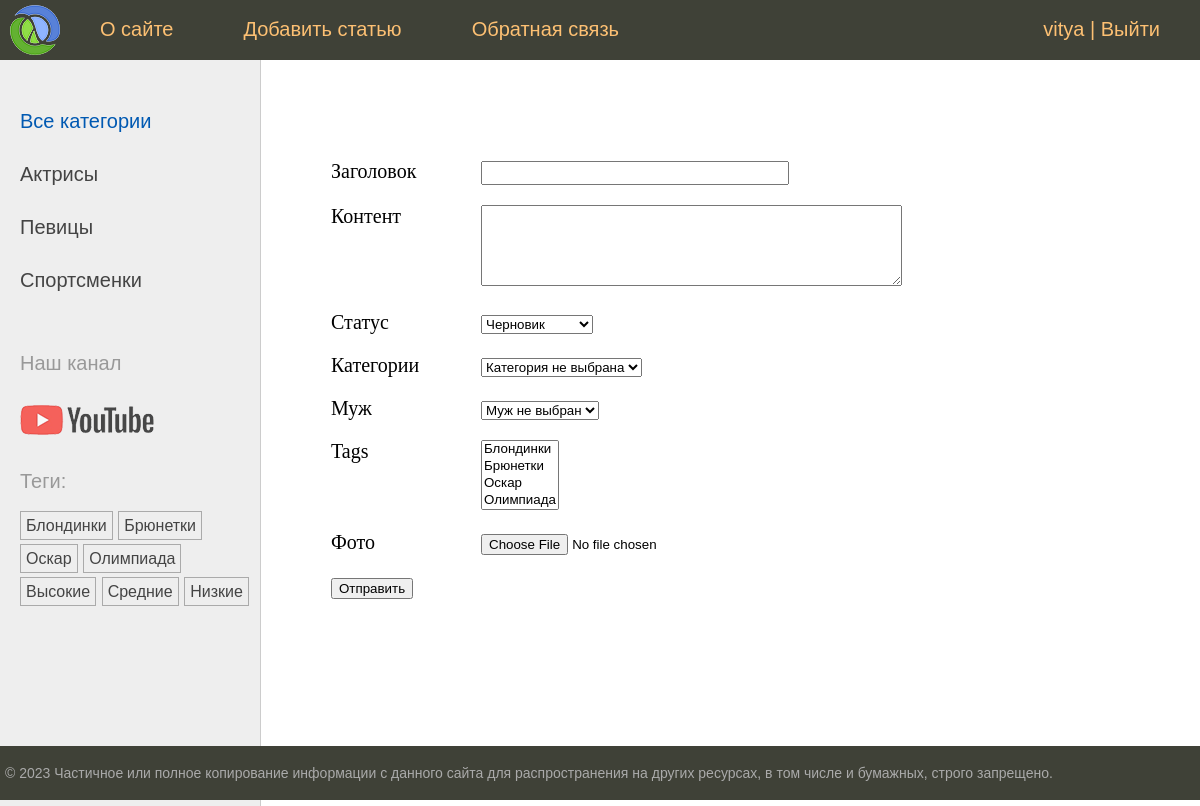
Screenshot of /addpage/ (signed in) with the database file from the repository.
### users/models.py (models this page shows)
class User(AbstractUser):
    photo = models.ImageField(upload_to='photos/%Y/%m/%d',blank=True, null=True, verbose_name='Фото')
    date_birth = models.DateField(blank=True, null=True, verbose_name='Дата рождения')
    class Meta:
        db_table = 'auth_user'

### women_app/models.py (models this page shows)
class Category(models.Model):
    name = models.CharField(max_length=100, db_index=True)
    slug = models.SlugField(max_length=255, unique=True, db_index=True)
    def __str__(self) -> str:
        return self.name
    def get_absolute_url(self):
        return reverse('categories', kwargs={'cat_slug' : self.slug})
    class Meta:
        verbose_name = 'Категории'
        verbose_name_plural = 'Категории'

class TagPost(models.Model):
    tag = models.CharField(max_length=100, db_index=True)
    slug = models.SlugField(max_length=255, unique=True, db_index=True)
    def __str__(self) -> str:
        return self.tag
    def get_absolute_url(self):
        return reverse('tag', kwargs={'tag_slug' : self.slug})

### women_app/views.py (the view, shortened to what this page needs)
# urls.py: path('addpage/', views.AddPage.as_view(), name='add_page'), #http://127.0.0.1:8000/addpage
class AddPage(LoginRequiredMixin, DataMixin, CreateView):
    form_class = AddPostForm
    success_url = reverse_lazy('home')
    template_name = 'women_app/addpage.html'
    title_page = 'Добавление статьи'

### women_app/forms.py (shortened to what this page needs)
class AddPostForm(forms.ModelForm):
    cat = forms.ModelChoiceField(queryset=Category.objects.all(), required=False, label='Категории', empty_label='Категория не выбрана')
    husband = forms.ModelChoiceField(Husband.objects.filter(wuman__husband__isnull=True), required=False, label='Муж', empty_label='Муж не выбран')
    class Meta:
        model = Women
        fields = ['title', 'content', 'is_published', 'cat', 'husband', 'tags', 'photo']
        widgets = {
            'title' : forms.TextInput(attrs={'class':'form-input'}),
            'content' : forms.Textarea(attrs={'cols':50, 'rows':5})
                   }
        labels = {'slug' : 'URL'}

### women_app/context_processors.py (called while the page is built)
def get_custom_context(request):
    menu = [{'title': 'О сайте', 'url_name': 'about'},
        {'title': 'Добавить статью', 'url_name': 'add_page'},
        {'title': 'Обратная связь', 'url_name': 'contact'},
        ]
    return {'menu': menu}

### women_app/models.py (called while the page is built)
    def __str__(self) -> str:
        return self.name

### women_app/templatetags/women_tags.py (called while the page is built)
@register.inclusion_tag('women_app/list_categories.html')
def show_categories(cat_selected = 0):
    categories = Category.objects.all()
    return {'categories' : categories, 'cat_selected' : cat_selected}

@register.inclusion_tag('women_app/list_tags.html')
def show_all_tags():
    return {'tags' :TagPost.objects.all()}

### women_app/utils.py (called while the page is built)
    def get_context_data(self, **kwargs):
        context = super().get_context_data(**kwargs)
        if 'paginator' in context and 'page_obj' in context:
            context["page_range"] = context["paginator"].get_elided_page_range(context["page_obj"].number, on_each_side=2, on_ends=1)
        return context

### women_app/templates/women_app/addpage.html (shortened to what this page needs)
{% extends 'base.html' %}
{% block  content %}
<form action="" method="POST" enctype="multipart/form-data">
{% for f in form %}
<p><label class="form-label" for = "{{ f.id_for_label }}"> {{ f.label }}</label>{{ f }}</p>
{% endfor %}
<p><button type="submit">Отправить </button></p>
</form>
{% endblock %}

### templates/base.html (shortened to what this page needs)
{% load static %}
{% load women_tags %}
<!DOCTYPE html>
<html>
<head>
	<link type="text/css" href="{% static 'women/css/styles.css' %}" rel="stylesheet" />
</head>
<body>
<table class="table-page" border=0 cellpadding="0" cellspacing="0">
<tr><td valign=top>
{% block mainmenu %}
		<div class="header">
			<ul id="mainmenu" class="mainmenu">
			<li class="logo"><a href="{% url 'home' %}"><div class="logo"></div></a></li>
{% for m in menu %}
				<li><a href="{% url m.url_name %}">{{ m.title }}</a></li>
{% endfor %}
<li class="last">
	{% if user.is_authenticated %}
	<a href="{% url 'users:profile'%}">{{ user.username }}</a> | <a href="{% url 'users:logout' %}" onclick="event.preventDefault(); document.getElementById('logout-form').submit();">Выйти</a>
	{% else %}
	<a href="{% url 'users:login' %}">Войти</a> | <a href='{% url "users:register" %}'>Регистрация</a>
	{% endif %}
</li>
			</ul>
		</div>
{% endblock mainmenu %}
<table class="table-content" border=0 cellpadding="0" cellspacing="0">
<tr>
	<td valign="top" class="left-chapters">
	<ul id="leftchapters">
		{% if cat_selected == 0 %}
		<li class="selected">Все категории</li>
		{% else %}
		<li><a href="{% url 'home' %}">Все категории</a></li>
		{% endif %}
		{% show_categories cat_selected %}
		<li class="share">
		<p>Наш канал</p>
		<a class="share-yt" href="https://www.youtube.com/channel/UClJzWfGWuGJL2t-3dYKcHTA/playlists" target="_blank" rel="nofollow"></a>
		</li>
		<li>{% show_all_tags %}</li>
	</ul>
</td>
<td valign="top" class="content">
	<div class="content-text">
{% block content %}
{% endblock %}
	</div>
</td></tr></table>
</td></tr>
<tr><td valign=top>
	<div id="footer">
		<p>&copy; 2023 Частичное или полное копирование информации с данного сайта для распространения на других ресурсах, в том числе и бумажных, строго запрещено.</p>
	</div>
</td></tr></table>
</body>
</html>

### women_app/templates/women_app/list_categories.html
{% for cat in categories %}
{% if cat_selected == cat.id %}
<li class ='selected'> {{cat.name}}</li>
{% else %}
<li><a href="{{cat.get_absolute_url}}"> {{cat.name}}</a></li>
{% endif %}
{% endfor %}

### women_app/templates/women_app/list_tags.html
{% if tags %}
<p>Теги:</p>
<ul class="tags-list">
    {% for t in tags %}
    <li><a href="{{t.get_absolute_url}}">{{t.tag}}</a></li>
    {% endfor %}
</ul>
{% endif %}

### women_app/static/women/css/styles.css (style rules this page uses)
html, body { font-family: 'Arial'; margin: 0; padding: 0; height: 100%; width: 100%; color: #444; }
a { color: #0059b2; text-decoration: none; }
.table-page { width: 100%; height: 100%; vertical-align: top; }
.table-page tr { height: 100%; }
.header { background: #3F4137; height: 60px; }
.logo { background: url('../images/logo.png') no-repeat 10px 5px; width: 70px; height: 60px; }
ul.mainmenu { list-style: none; margin: 0; padding: 0; height: 60px; color: #fdc073; font-size: 20px; overflow: hidden; }
ul.mainmenu li { float: left; margin: 18px 40px 0 30px; }
ul.mainmenu li.logo { margin: 0; }
ul.mainmenu li.last { float: right; }
ul.mainmenu li a { color: #fdc073; text-decoration: none; }
.table-content { width: 100%; min-height: 100%; height: 100%; }
.left-chapters { margin: 0; background: #eee; border-right: 1px solid #ccc; }
.left-chapters ul { width: 230px; margin: 0; padding: 20px 10px 10px 20px; list-style: none; font-size: 20px; }
.left-chapters ul li { margin: 30px 0 0 0; color: #999; }
.left-chapters ul li.selected { color: #0059b2; }
.left-chapters ul li a { color: #444; text-decoration: none; }
.left-chapters ul li.share { margin: 60px 0 0 0; }
.left-chapters ul li.share p { margin: 30px 0 30px 0; }
.left-chapters ul li.share a { display: inline-block; width: 40px; height: 40px; margin: 0 20px 0 0; }
.left-chapters ul li.share a.share-yt { width: 100%; height: 30px; background: url('../images/share_yt.png') no-repeat 0 0 }
ul.tags-list { width: 100%; margin: 0; padding: 0; list-style: none; }
ul.tags-list li { margin: 0; padding: 0 0 10px; display: inline-block; }
ul.tags-list li a { padding: 5px; font-size: 16px; border: 1px solid #aaa; }
.content { padding: 40px 20px 20px 40px; width: 100%; box-sizing: border-box; }
.content-text { margin: 60px 0 0 30px; color: #000; font-size: 20px; font-family: Yandex Sans Display Light; }
#footer { box-sizing: border-box; background: #3F4137; padding: 5px; color: #aaa; font-size: 14px; font-family: Verdana, Geneva, Arial, Helvetica; text-align: left; overflow: hidden; }
.form-input { width: 300px; font-size: 16px; }
.form-label { display: inline-block; min-width: 150px; vertical-align: top; }

### rows the page displays
Category: name "Актрисы"
Category: name "Певицы"
Category: name "Спортсменки"
TagPost: tag "Блондинки"
TagPost: tag "Брюнетки"
TagPost: tag "Оскар"
TagPost: tag "Олимпиада"
TagPost: tag "Высокие"
TagPost: tag "Средние"
TagPost: tag "Низкие"

### other values shown
{{ m.title }} "О сайте" "Добавить статью" "Обратная связь"
{{ user.username }} "vitya"
{{ f.label }} "Заголовок" "Контент" "Статус" "Категории" "Муж" "Tags" "Фото"
